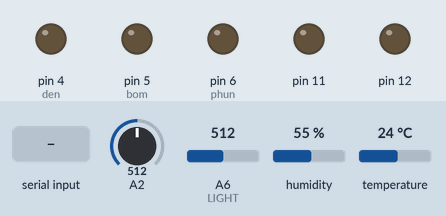
This sketch was run on a simulated Arduino Nano, built with avr-gcc and run on an emulated ATmega328P. On the bench: output pins drawn as LEDs (lit = HIGH). Wiring (inferred from the names in the program): DS1307 clock at I2C address 0x68. The inputs (shaded band) are chosen by the test bench; at power-on: A6 (LIGHT) = 512, A2 = 512, humidity 55 %, temperature 24 °C. The local clock reads 2024-03-15 10:24:30 at power-on unless the sketch sets it.

Above: at 1.2 s.
1.3 s: A6 (LIGHT) set to 107
2.8 s: A6 (LIGHT) set to 93
At 4.0 s:
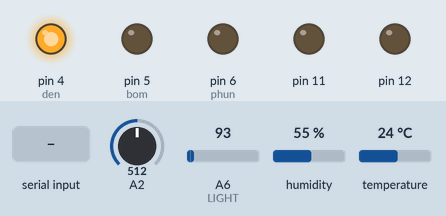
4.3 s: "E," received over the second serial link
At 5.1 s:
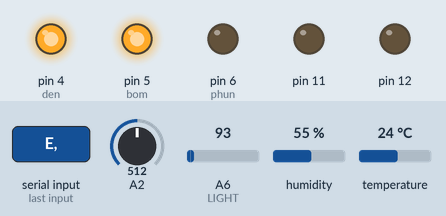
5.8 s: A6 (LIGHT) set to 306
At 6.3 s:
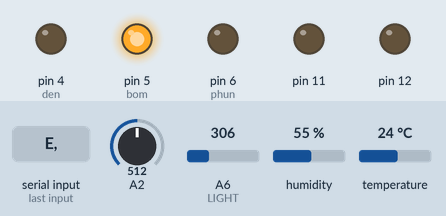
7.3 s: A6 (LIGHT) set to 30
At 8.6 s:
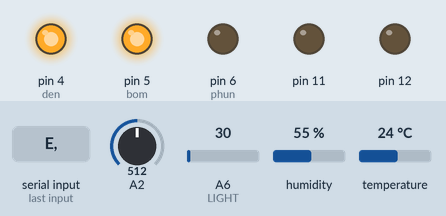
Timing chart, 0 to 20.8 s (numbered marks = the images above; inputs shaded):
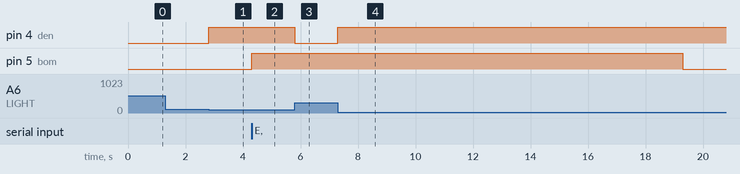

Measured:
- the behaviour switches between 100 and 99 on A6 (LIGHT) (found by bisection; images 0 and 1)
- after the input at 1.3 s, every drawn part: stays the same
- after the input at 2.8 s, pin 4 (den): LOW → HIGH at once
- after the input at 4.3 s, pin 5 (bom): LOW → HIGH at once
- after the input at 5.8 s, pin 4 (den): HIGH → LOW at once
- after the input at 7.3 s, pin 4 (den): LOW → HIGH at once

The sketch:

VUON_BB.ino
```cpp
#include <DHT.h>
#include <SoftwareSerial.h>
#include "DS1307.h"
#define den 4
#define bom 5
#define phun 6
SoftwareSerial lora(9, 10);
DHT dht(A3, DHT11);

unsigned long tg;
unsigned long tg1;
unsigned long tg2;
unsigned long tg3;
unsigned long tg4;
unsigned long tg5;
unsigned long tg6;

String G = "2";
int GG[8];

int DAT_CHUAN = 0;
int KK_CHUAN = 0;
int TDL = 0;
int TDAD = 0;
int TDAK = 0;


void setup() {
  //setTime(20,42,30,3,13,4,2021);
  Serial.begin(250000);
  lora.begin(9600);
  Wire.begin();

  pinMode(11, OUTPUT);
  pinMode(12, OUTPUT);
  pinMode(den, OUTPUT);
  pinMode(bom, OUTPUT);
  pinMode(phun, OUTPUT);
  digitalWrite(11, 0);
  digitalWrite(12, 0);

  dht.begin();
  tg1 = millis();
  tg2 = millis();
  tg3 = millis();
  tg4 = millis();
  tg5 = millis();
  tg6 = millis();
lora.setTimeout(100);

}

void loop() {
  tg = millis();
  BOM();
  PHUN();
  DEN();
  TACH();

}

void TACH() {
  String N = "";
  if (lora.available()) {
   // Serial.println("cos dl");
    N = lora.readStringUntil(',');
    N.trim();
    if (N.substring(0, 1) == "2") {
      Serial.println(N);
      GUI();
      DAT_CHUAN = N.substring(1, 4).toInt();
      // Serial.print(a4);
      //Serial.println(a5);
      KK_CHUAN = N.substring(4, 7).toInt();
      Serial.println(KK_CHUAN);
    }
    if (N == "D" ){
      if(TDL==0){
        digitalWrite(den,1);
        tg1=millis();
        TDL=1; //////Serial.println("Denbat");
        }
      else{
        digitalWrite(den,0);
        TDL=0; //Serial.println("Dentat");
        }
         lora.flush();
    }
    if (N == "E" ){
      if(TDAD==0){
        digitalWrite(bom,1);
        tg2=millis();
        TDAD=1; //Serial.println("Bombat");
        }
      else{
        digitalWrite(bom,0);
        TDAD=0; //Serial.println("Bomtat");
        }
         lora.flush();
    }
    if (N== "F" ){
      if(TDAK==0){
        digitalWrite(phun,1);
        tg3=millis();
        TDAK=1;// Serial.println("Phunbat");
        }
      else{
        digitalWrite(phun,0);
        TDAK=0;// Serial.println("Phuntat");
        }
         lora.flush();
    }

  }
}

void GUI() {
  GG[1] = digitalRead(den);
  GG[2] = digitalRead(bom);
  GG[3] = digitalRead(phun);
  GG[4] = DAT();
  GG[5] = KK();
  G = "2";
  G += String(GG[1]);
  G += String(GG[2]);
  G += String(GG[3]);
  if (GG[4] < 100) {
    G += "0";
  }
  if (GG[4] < 10) {
    G += "0";
  }
  G += String(GG[4]);
  if (GG[5] < 100) {
    G += "0";
  }
  if (GG[5] < 10) {
    G += "0";
  }
  G += String(GG[5]);
  G+= ",";
  lora.println(G);
  //Serial.println(G);
}

void DEN() {
  READDS1307();
 // Serial.println(gio);
  if (gio>6 && gio<18 && LIGHT() == 0 && TDL == 0) {
    digitalWrite(den, 1);
  }
  if (gio>6 && gio<18 && LIGHT() == 1 && TDL == 0) {
    digitalWrite(den, 0);
  }
  if (gio<6 && gio > 18 && LIGHT() == 0 && TDL == 0) {
    digitalWrite(den, 0);
  }
  if (tg - tg1 > 15000 && TDL == 1) {
    digitalWrite(den, 0);
    TDL = 0;
  }
}
void BOM() {
  if (DAT() < DAT_CHUAN && TDAD == 0) {
    digitalWrite(bom, 1);
  }
  if (DAT() > DAT_CHUAN && TDAD == 0) {
    digitalWrite(bom, 0);
  }
  if (tg - tg2 > 15000 && TDAD == 1) {
    digitalWrite(bom, 0);
    TDAD = 0;
  }
}
void PHUN() {
  if (KK() < KK_CHUAN && TDAK == 0) {
    digitalWrite(phun, 1);
  }
  if (KK() > KK_CHUAN && TDAK == 0) {
    digitalWrite(phun, 0);
  }
  if (tg - tg3 > 15000 && TDAK == 1) {
    digitalWrite(phun, 0);
    TDAK = 0;
  }
}
int DAT() {
  int a = (1023 - analogRead(A2)) / 10;
  if (a > 100) {
    a = 100;
  }
  return a;
}
int KK() {
  float a = dht.readHumidity();
  return a;
}
int LIGHT() {
  int b = analogRead(A6);
  if (b < 100) {
    return 0;
  }
  else {
    return 1;
  }
}
```

DS1307.h
```cpp
// Khai báo thư viện I2C
#include <Wire.h>
const byte DS1307 = 0x68;
/* khai báo các biến thời gian */
int giay , phut, gio, ngay, thu, thang, nam;

/* Chuyển từ format BCD (Binary-Coded Decimal) sang Decimal */
int bcd2dec(byte num)
{
  return ((num/16 * 10) + (num % 16));
}
/* Chuyển từ Decimal sang BCD */
int dec2bcd(byte num)
{
  return ((num/10 * 16) + (num % 10));
}
// doc thoi gian tu ds1307
void READDS1307()
{
  Wire.beginTransmission(DS1307);
  Wire.write((byte)0x00);
  Wire.endTransmission();
  Wire.requestFrom(DS1307, 7);

  giay = bcd2dec(Wire.read() & 0x7f);
  phut = bcd2dec(Wire.read() );
  gio  = bcd2dec(Wire.read() & 0x3f); // chế độ 24h.
  thu  = bcd2dec(Wire.read() );
  ngay = bcd2dec(Wire.read() );
  thang= bcd2dec(Wire.read() );
  nam  = bcd2dec(Wire.read() );
  nam += 2000;
}

/* cài đặt thời gian cho DS1307 */
void setTime(byte hr, byte min, byte sec, byte wd, byte d, byte mth, byte yr)
{
  yr=yr-2000;
  Wire.beginTransmission(DS1307);
  Wire.write(byte(0x00)); // đặt lại pointer
  Wire.write(dec2bcd(sec));
  Wire.write(dec2bcd(min));
  Wire.write(dec2bcd(hr));
  Wire.write(dec2bcd(wd)); // day of week: Sunday = 1, Saturday = 7
  Wire.write(dec2bcd(d));
  Wire.write(dec2bcd(mth));
  Wire.write(dec2bcd(yr));
  Wire.endTransmission();
}
```
